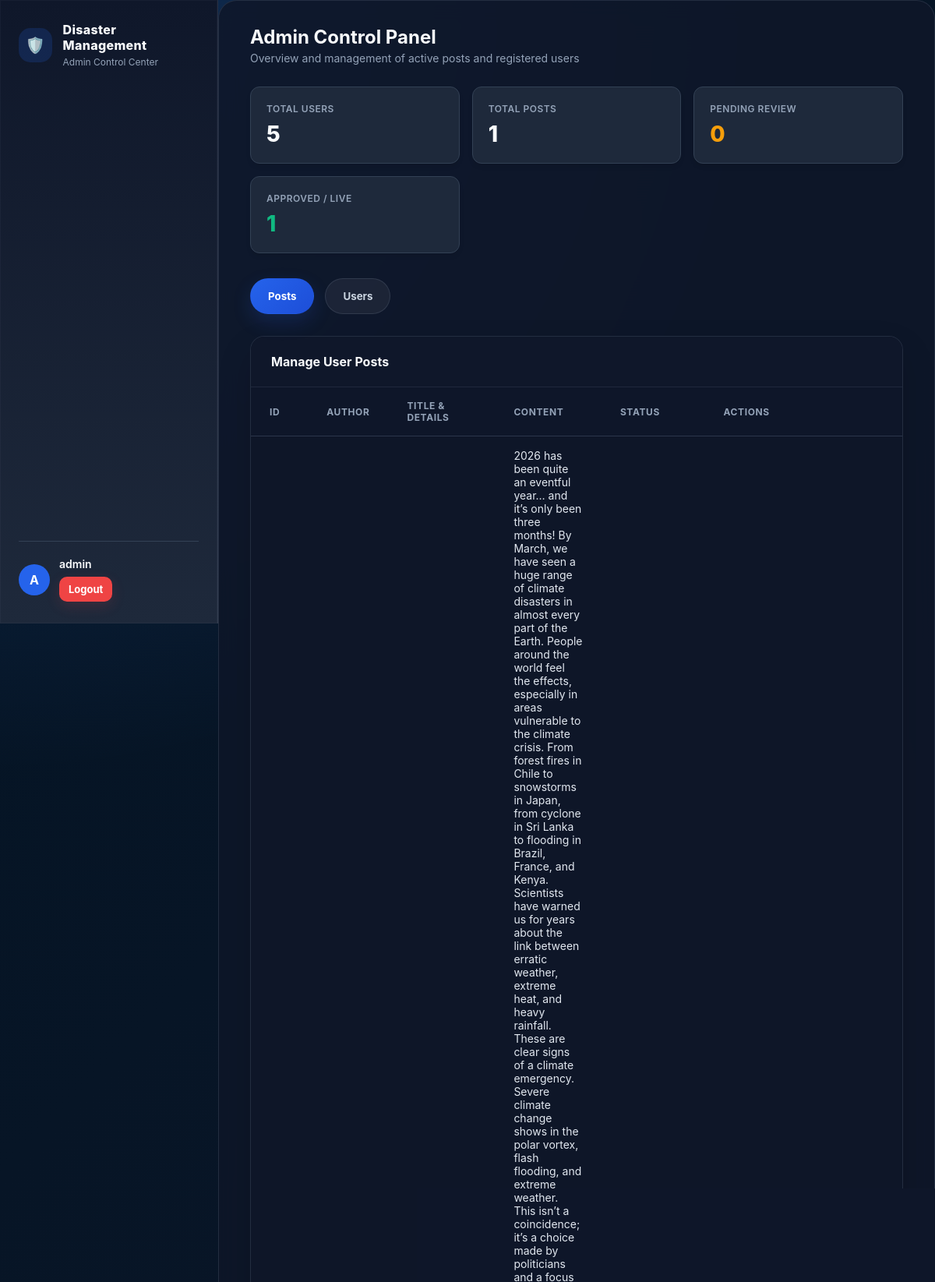
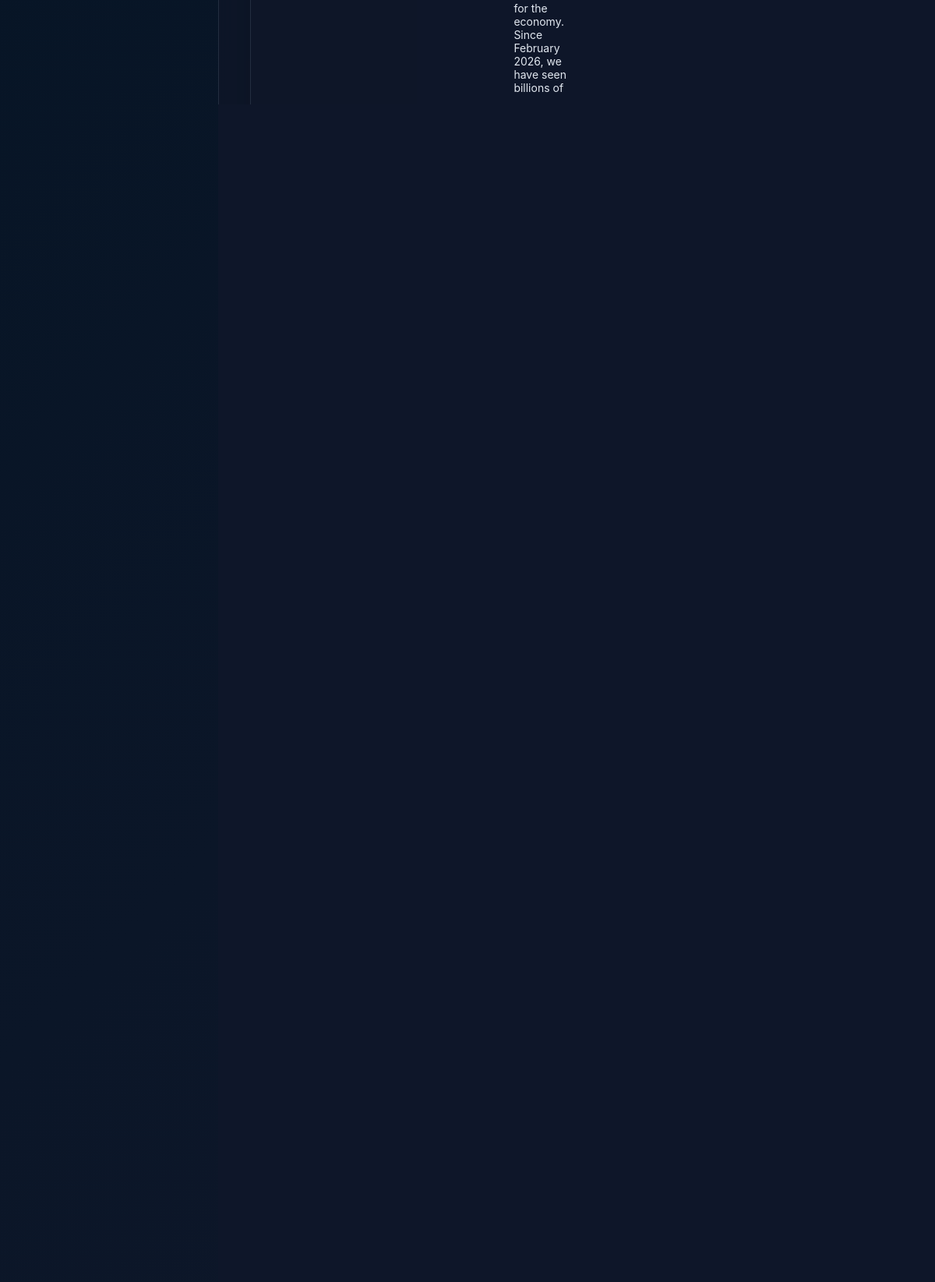
/admin.php (signed in), run on the app's committed database (2 pictures, top to bottom).
### tables this page shows
CREATE TABLE `posts` (
  `postId` int(11) NOT NULL,
  `userId` int(11) NOT NULL,
  `title` varchar(150) NOT NULL,
  `description` text NOT NULL,
  `location` varchar(128) DEFAULT 'No',
  `status` enum('pending','approved','resolved') DEFAULT 'pending',
  `created_at` timestamp NOT NULL DEFAULT current_timestamp()
);

### admin.php (the view, shortened to what this page needs)
<?php
require_once 'connection.php';
$totalUsers = 0;
$totalPosts = 0;
$pendingPosts = 0;
$approvedPosts = 0;
$res1 = $conn->query("SELECT COUNT(*) AS count FROM users");
if ($res1) $totalUsers = $res1->fetch_assoc()['count'] ?? 0;
$res2 = $conn->query("SELECT COUNT(*) AS count FROM posts");
if ($res2) $totalPosts = $res2->fetch_assoc()['count'] ?? 0;
$res3 = $conn->query("SELECT COUNT(*) AS count FROM posts WHERE status='pending'");
if ($res3) $pendingPosts = $res3->fetch_assoc()['count'] ?? 0;
$res4 = $conn->query("SELECT COUNT(*) AS count FROM posts WHERE status='approved'");
if ($res4) $approvedPosts = $res4->fetch_assoc()['count'] ?? 0;
$postsResult = $conn->query("
    SELECT p.*, u.userName
    FROM posts p
    JOIN users u ON p.userId = u.userId
    ORDER BY p.status DESC
");
?>
<!DOCTYPE html>
<html lang="en">
<head>
    <link rel="stylesheet" href="./styles/style.css">
</head>
<body class="dashboard-body">
<div class="dashboard-wrapper">
    <aside class="sidebar">
        <div class="brand">
            <div class="brand-icon">🛡️</div>
            <div>
                <div class="brand-title">Disaster Management</div>
                <div class="brand-subtitle">Admin Control Center</div>
            </div>
        </div>
        <div class="user-profile">
            <div class="user-avatar"><?php echo strtoupper(substr($_SESSION['username'] ?? $_SESSION['userName'] ?? 'A', 0, 1)); ?></div>
            <div class="user-info">
                <span class="user-name"><?php echo htmlspecialchars($_SESSION['username'] ?? $_SESSION['userName'] ?? 'Admin'); ?></span>
                <a href="index.php" class="logout-link">Logout</a>
            </div>
        </div>
    </aside>
    <main class="main-content">
        <div class="page-header">
            <h1 class="page-title">Admin Control Panel</h1>
            <p class="page-subtitle">Overview and management of active posts and registered users</p>
        </div>
        <div class="stats-grid">
            <div class="stat-card">
                <div class="stat-title">Total Users</div>
                <div class="stat-value"><?php echo $totalUsers; ?></div>
            </div>
            <div class="stat-card">
                <div class="stat-title">Total Posts</div>
                <div class="stat-value"><?php echo $totalPosts; ?></div>
            </div>
            <div class="stat-card">
                <div class="stat-title">Pending Review</div>
                <div class="stat-value" style="color: #f59e0b;"><?php echo $pendingPosts; ?></div>
            </div>
            <div class="stat-card">
                <div class="stat-title">Approved / Live</div>
                <div class="stat-value" style="color: #10b981;"><?php echo $approvedPosts; ?></div>
            </div>
        </div>
        <div class="tab-panel">
            <div class="tab-buttons">
                <button class="tab-button active" data-tab="posts">Posts</button>
                <button class="tab-button" data-tab="users">Users</button>
            </div>
            <div class="tab-content active" id="posts-tab">
                <div class="content-card">
                    <div class="card-header">
                        <h3>Manage User Posts</h3>
                    </div>
                    <div class="table-container">
                        <table class="styled-table">
                            <thead>
                                <tr>
                                    <th>ID</th>
                                    <th>Author</th>
                                    <th>Title & Details</th>
                                    <th>Content</th>
                                    <th>Status</th>
                                    <th>Actions</th>
                                </tr>
                            </thead>
                            <tbody>
                                <?php if ($postsResult && $postsResult->num_rows > 0): ?>
                                    <?php while ($post = $postsResult->fetch_assoc()): ?>
                                        <?php $currentPostId = $post['id'] ?? $post['postId'] ?? $post['post_id'] ?? 0; ?>
                                        <tr>
                                            <td><span class="id-tag">#<?php echo $currentPostId; ?></span></td>
                                            <td><strong><?php echo htmlspecialchars($post['userName'] ?? 'User'); ?></strong></td>
                                            <td>
                                                <div><strong><?php echo htmlspecialchars($post['title'] ?? 'Untitled'); ?></strong></div>
                                                <?php if (!empty($post['location'])): ?>
                                                    <small style="color: #94a3b8;">📍 <?php echo htmlspecialchars($post['location']); ?></small>
                                                <?php endif; ?>
                                            </td>
                                            <td><?php echo htmlspecialchars($post['content'] ?? $post['description'] ?? ''); ?></td>
                                            <td>
                                                <span class="status-pill status-<?php echo strtolower($post['status'] ?? 'pending'); ?>">
                                                </span>
                                            </td>
                                            <td>
                                                <div class="action-flex">
                                                    <form action="admin.php" method="POST">
                                                        <select name="status" class="styled-select">
                                                            <option value="approved" <?php if(($post['status'] ?? '') == 'approved') echo 'selected'; ?>>Approve</option>
                                                        </select>
                                                        <button type="submit" class="btn btn-save">Save</button>
                                                    </form>
                                                    <form action="admin.php" method="POST" onsubmit="return confirm('Permanently delete this post?');">
                                                        <button type="submit" class="btn btn-danger">Delete</button>
                                                    </form>
                                                </div>
                                            </td>
                                        </tr>
                                    <?php endwhile; ?>
                                <?php else: ?>
                                    <tr><td colspan="6" class="empty-state">No posts submitted yet.</td></tr>
                                <?php endif; ?>
                            </tbody>
                        </table>
                    </div>
                </div>
            </div>
        </div>
    </main>
</div>
</body>
</html>

### data on the page
posts: description "2026 has been quite an eventful year… and it’s only been three months! By March, we have seen a huge range of climate disasters in almost every part of the Earth. People around the world feel the effects, especially in areas vulnerable to the climate crisis. From forest fires in Chile to snowstorms in Japan, from cyclone in Sri Lanka to flooding in Brazil, France, and Kenya. Scientists have warned us for years about the link between erratic weather, extreme heat, and heavy rainfall. These are clear signs of a climate emergency. Severe climate change shows in the polar vortex, flash flooding, and extreme weather. This isn’t a coincidence; it’s a choice made by politicians and a focus for the…", status "Approve"

### other printed values
substr($_SESSION['username'] ?? $_SESSION['userName'] ?? 'A', 0, 1) "A"
$_SESSION['username'] "admin"
$totalUsers "5"
$totalPosts "1"
$pendingPosts "0"
$approvedPosts "1"
